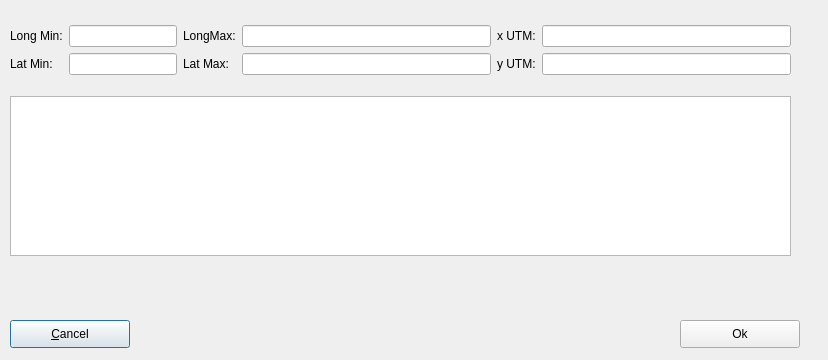
<?xml version="1.0" encoding="UTF-8"?>
<ui version="4.0">
 <class>FormPesquisa</class>
 <widget class="QDialog" name="FormPesquisa">
  <property name="geometry">
   <rect>
    <x>0</x>
    <y>0</y>
    <width>828</width>
    <height>360</height>
   </rect>
  </property>
  <property name="sizePolicy">
   <sizepolicy hsizetype="Expanding" vsizetype="Expanding">
    <horstretch>0</horstretch>
    <verstretch>0</verstretch>
   </sizepolicy>
  </property>
  <property name="maximumSize">
   <size>
    <width>3000</width>
    <height>360</height>
   </size>
  </property>
  <property name="windowTitle">
   <string>Pesquisa</string>
  </property>
  <widget class="QWidget" name="layoutWidget">
   <property name="geometry">
    <rect>
     <x>10</x>
     <y>10</y>
     <width>781</width>
     <height>261</height>
    </rect>
   </property>
   <layout class="QVBoxLayout" name="verticalLayout">
    <item>
     <layout class="QGridLayout" name="gridLayout">
      <item row="0" column="5">
       <widget class="QLabel" name="label_UTMx">
        <property name="text">
         <string>x UTM:</string>
        </property>
       </widget>
      </item>
      <item row="0" column="4">
       <widget class="QLineEdit" name="lineEdit_LongMax"/>
      </item>
      <item row="0" column="3">
       <widget class="QLabel" name="label_LongMax">
        <property name="text">
         <string>LongMax:</string>
        </property>
       </widget>
      </item>
      <item row="0" column="0">
       <widget class="QLabel" name="label_LongMin">
        <property name="text">
         <string>Long Min:</string>
        </property>
       </widget>
      </item>
      <item row="1" column="4">
       <widget class="QLineEdit" name="lineEdit_LatMax"/>
      </item>
      <item row="1" column="1" colspan="2">
       <widget class="QLineEdit" name="lineEdit_LatMin"/>
      </item>
      <item row="1" column="3">
       <widget class="QLabel" name="label_LatMax">
        <property name="text">
         <string>Lat Max:</string>
        </property>
       </widget>
      </item>
      <item row="0" column="6">
       <widget class="QLineEdit" name="lineEdit_UTMx"/>
      </item>
      <item row="1" column="0">
       <widget class="QLabel" name="label_LatMin">
        <property name="text">
         <string>Lat Min:</string>
        </property>
       </widget>
      </item>
      <item row="1" column="5">
       <widget class="QLabel" name="label_UTMy">
        <property name="text">
         <string>y UTM:</string>
        </property>
       </widget>
      </item>
      <item row="1" column="6">
       <widget class="QLineEdit" name="lineEdit_UTM_y"/>
      </item>
      <item row="0" column="1" colspan="2">
       <widget class="QLineEdit" name="lineEdit_LongMin"/>
      </item>
     </layout>
    </item>
    <item>
     <widget class="QListWidget" name="listWidget">
      <property name="maximumSize">
       <size>
        <width>16777215</width>
        <height>160</height>
       </size>
      </property>
     </widget>
    </item>
   </layout>
  </widget>
  <widget class="QPushButton" name="pushButtonCancel">
   <property name="geometry">
    <rect>
     <x>10</x>
     <y>320</y>
     <width>120</width>
     <height>28</height>
    </rect>
   </property>
   <property name="maximumSize">
    <size>
     <width>120</width>
     <height>16777215</height>
    </size>
   </property>
   <property name="baseSize">
    <size>
     <width>120</width>
     <height>0</height>
    </size>
   </property>
   <property name="text">
    <string>&amp;Cancel</string>
   </property>
  </widget>
  <widget class="QPushButton" name="pushButtonOk">
   <property name="geometry">
    <rect>
     <x>680</x>
     <y>320</y>
     <width>120</width>
     <height>28</height>
    </rect>
   </property>
   <property name="maximumSize">
    <size>
     <width>120</width>
     <height>16777215</height>
    </size>
   </property>
   <property name="text">
    <string>Ok</string>
   </property>
  </widget>
 </widget>
 <resources/>
 <connections/>
</ui>
